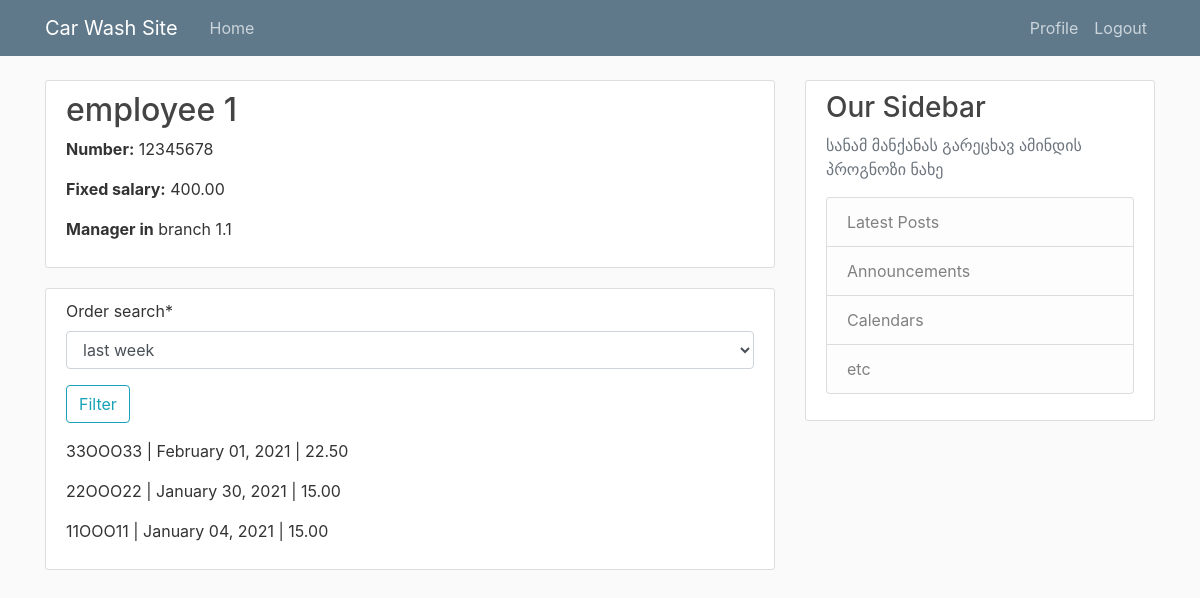
Page /employee/detail/1/ (signed in) on the committed database.
### car_wash_app/models.py (models this page shows, shortened)
class EmployeeProfile(models.Model):
    employee = models.OneToOneField(User, on_delete=models.CASCADE, verbose_name=_("Employee"), related_name="employeeprofile")
    full_name = models.CharField(_("Full Name"), max_length = 255)
    age = models.PositiveSmallIntegerField(_("Age"))
    mobile_number = models.CharField(max_length=20, verbose_name=_("Mobile Number"))
    manager = models.BooleanField(default = False, verbose_name = _("Manager"))
    branch = models.ForeignKey(Branch, on_delete = models.CASCADE, verbose_name = _("Branch"), related_name="employee")
    salary = models.DecimalField(max_digits=8, decimal_places=2, verbose_name=_('Salary'), help_text='in Lari')
    order_percentage = models.IntegerField(verbose_name=_("Percentage of order price"))
    class Meta:
        constraints = [
            UniqueConstraint(fields=['branch'], condition=Q(manager=True), name = "unique_together_manager_branch")
        ]

class Branch(models.Model):
    company = models.ForeignKey(CompanyProfile, on_delete=models.CASCADE, verbose_name=_("Company"), related_name="branch")
    title = models.CharField(max_length = 255, verbose_name=_('Branch'))
    location = models.OneToOneField(Location, on_delete = models.PROTECT, verbose_name = _("Location"))
    description = models.TextField(verbose_name=_("Description"))
    image = models.ImageField(null = True, blank = True, upload_to = "pictures", verbose_name=_("Image"))
    def __str__(self):
        return self.title
    class Meta:
        verbose_name = _('Branch')
        verbose_name_plural = _('Branches')

class Order(models.Model):
    car = models.ForeignKey(
        to='Car', related_name='orders',
        on_delete=models.PROTECT,
    )
    branch = models.ForeignKey(Branch, on_delete=models.CASCADE, verbose_name=_("Branch"))
    employee = models.ForeignKey(
        to='EmployeeProfile', on_delete=models.SET_NULL,
        null=True, related_name='orders',
    )
    coupon = models.ForeignKey(
        to='Coupon', related_name='orders',
        on_delete=models.PROTECT,
        null=True, blank=True,
    )
    wash_type = models.ForeignKey(
        to='WashType', related_name='orders',
        on_delete=models.PROTECT,
    )
    note = models.TextField(null=True, blank=True, verbose_name=_("Note"))
    price = models.DecimalField(max_digits=4, decimal_places=2, verbose_name=_("Price"))
    created_date = models.DateTimeField(auto_now_add=True, verbose_name=_("Created date"))
    start_date = models.DateTimeField(verbose_name=_('Scheduled time'))
    end_date = models.DateTimeField(verbose_name=_('End time'))
    class Meta:
        verbose_name = _('Order')
        verbose_name_plural = _('Orders')
        unique_together = ['employee', 'start_date']

class Car(models.Model):
    car_type = models.ForeignKey(
        to='CarType',
        on_delete=models.SET_NULL,
        null=True, related_name='cars'
    )
    licence_plate = models.CharField(max_length=20, verbose_name=_("License plate"))
    class Meta:
        verbose_name = _('Car')
        verbose_name_plural = _('Cars')

### car_wash_app/views.py (the view, shortened to what this page needs)
# urls.py: path('employee/detail/<int:pk>/', user_views.employee_profile, name = "employee-detail"),
@login_required
def employee_profile(request, pk):
    employee = get_object_or_404(EmployeeProfile, id=pk)
    order_search_form = OrderSearchForm()
    orders  = employee.orders.all().order_by("-start_date")
    earned_money_q = ExpressionWrapper(
        F('price') * F('employee__order_percentage') / Decimal('100.0'),
        output_field=DecimalField())
    employee_info = {}
    return render(request, 'car_wash_app/employee_detail.html', context={
        "employee": employee,
        "order_search_form":order_search_form,
        "orders":orders,
        **employee_info
    })

### car_wash_app/forms.py
class OrderSearchForm(forms.Form):
    CHOICE = (("1", "last week"), ("2", "last month"), ("3", "last year") )
    order_search = forms.ChoiceField(choices=CHOICE)

### car_wash_app/templates/car_wash_app/employee_detail.html (shortened to what this page needs)
{% extends "car_wash_app/base.html" %}
{% load crispy_forms_tags %}
{% block content %}
<div class = "content-section">
  <h2>{{employee.full_name}}</h2>
  <p><strong> Number:</strong> {{employee.mobile_number}}</p>
  <p><strong>Fixed salary:</strong> {{employee.salary}}</p>
  {% if employee.manager %}
    <p><strong>Manager in</strong> {{employee.branch}}</p>
  {% else %}
    <p><strong>Employee in {{employee.branch}}</strong></p>
  {% endif %}
</div>
<div class = "content-section">
    <div>
    <form method = "POST">
      {{order_search_form|crispy}}
      <div class = "form-group">
          <button class = "btn btn-outline-info" type = "submit">Filter</button>
      </div>
    </form>
    </div>
    {% for order in orders %}
      <p>{{order.car.licence_plate}} | {{order.start_date|date:"F d, Y"}} | {{order.price}}</p>
    {% endfor %}
</div>
{% endblock content%}

### car_wash_app/templates/car_wash_app/base.html (shortened to what this page needs)
{% load static %}
<!DOCTYPE html>
<html>
    <head>
      <link rel="stylesheet" href="https://stackpath.bootstrapcdn.com/bootstrap/4.3.1/css/bootstrap.min.css">
      <link rel="stylesheet"  type = "text/css" href="{% static 'car_wash_app/main.css' %}" >
    </head>
    <body>
      <header class="site-header">
        <nav class="navbar navbar-expand-md navbar-dark bg-steel fixed-top">
          <div class="container">
            <a class="navbar-brand mr-4" href="{% url 'home' %}">Car Wash Site</a>
            <div class="collapse navbar-collapse" id="navbarToggle">
              <div class="navbar-nav mr-auto">
                <a class="nav-item nav-link" href="{% url 'home' %}">Home</a>
              </div>
              <div class="navbar-nav">
                {% if user.is_authenticated and user.status == 1 %}
                  <a class="nav-item nav-link" href="{% url 'profile' user.company.id %}">Profile</a>
                  <a class="nav-item nav-link" href="{% url 'logout' %}">Logout</a>
                {% elif user.is_authenticated and user.status == 2 %}
                  <a class="nav-item nav-link" href="{% url 'employee-detail' user.employeeprofile.id %}">Profile</a>
                  <a class="nav-item nav-link" href="{% url 'logout' %}">Logout</a>
                {% else %}
                  <a class="nav-item nav-link" href="{% url 'company-register' %}">Register</a>
                  <a class="nav-item nav-link" href="{% url 'login' %}">Login</a>
                {% endif %}
              </div>
            </div>
          </div>
        </nav>
      </header>
      <main role="main" class="container">
        <div class="row">
          <div class="col-md-8">
            {% block content %}{% endblock %}
          </div>
          <div class="col-md-4">
            <div class="content-section">
              <h3>Our Sidebar</h3>
              <p class='text-muted'>სანამ მანქანას გარეცხავ ამინდის პროგნოზი ნახე
                <ul class="list-group">
                  <li class="list-group-item list-group-item-light">Latest Posts</li>
                  <li class="list-group-item list-group-item-light">Announcements</li>
                  <li class="list-group-item list-group-item-light">Calendars</li>
                  <li class="list-group-item list-group-item-light">etc</li>
                </ul>
              </p>
            </div>
          </div>
        </div>
      </main>
    </body>
</html>

### car_wash_app/static/car_wash_app/main.css (style rules this page uses)
body { background: #fafafa; color: #333333; margin-top: 5rem; }
h1, h2, h3, h4, h5, h6 { color: #444444; }
ul { margin: 0; }
.bg-steel { background-color: #5f788a; }
.site-header .navbar-nav .nav-link { color: #cbd5db; }
.content-section { background: #ffffff; padding: 10px 20px; border: 1px solid #dddddd; border-radius: 3px; margin-bottom: 20px; }

### rows in the picture
EmployeeProfile: full_name "employee 1", mobile_number "12345678", salary "400.00", branch "branch 1.1"
Order: car.licence_plate "33OOO33", start_date "February 01, 2021", price "22.50"
Order: car.licence_plate "22OOO22", start_date "January 30, 2021", price "15.00"
Order: car.licence_plate "11OOO11", start_date "January 04, 2021", price "15.00"
